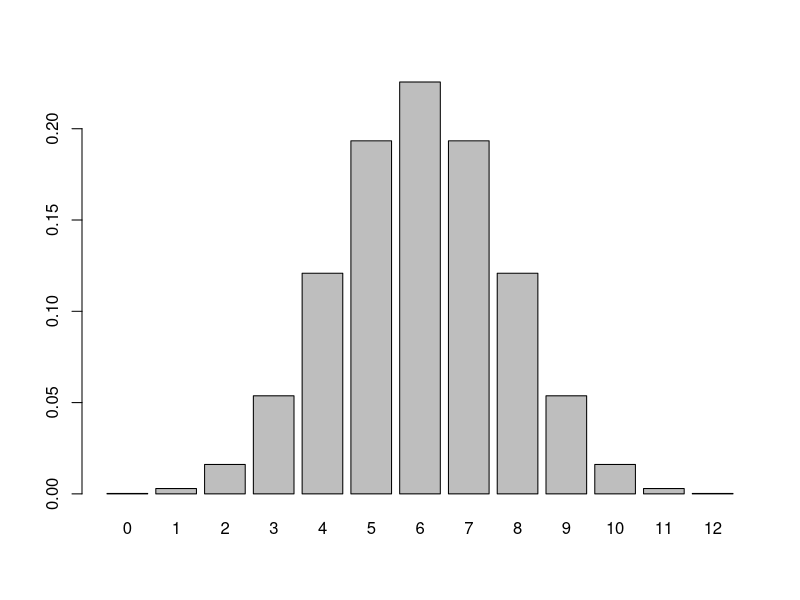

Write R code to recreate this figure.
library(MASS)
#Punktschätzung für Mittelwert der Körpergrösse, mit 95% Konfidenzniveau
mean(survey$Height, na.rm = T)
survey.height = na.omit(survey$Height)
n = length(survey.height)
sd = 9.48
se = sd / sqrt(n)
me = qnorm(.975) * se
mean(survey.height) + c(-me, me)

library(TeachingDemos)
z.test(survey.height, sd = 9.48)
#std.dev. of the sample mean ist hier der Standardfehler (se)

#mit anderem Konfidenzintervall
z.test(survey.height, sd = 9.48, conf.level = .99)

#nun mit realitätsnäherem Fall: Standardabweichung nicht bekannt
sd = sd(survey.height)
se = sd / sqrt(n)
me = qt(.975, df = n - 1) * se
mean(survey.height) + c(-me, me)
t.test(survey.height)

#Stichprobengrösse herausfinden:
(qnorm(.975)*sd/1.2)^2
(qnorm(.975)*sd/1.0)^2
(qnorm(.975)*sd/0.8)^2

#Übung 54 aus dem Buch:
#siehe OneNote. Hilfsweise könnte man auch mit prop.test arbeiten, aber eigentlich müsste man die Zahl der
#"weissen" genau wissen
prop.test(67,100)
p = .666
se = sqrt(p*(1-p))/sqrt(800)
me = qnorm(.975)*se
p + c(-me,me)

#Übung 67
n=116
xq = 25.452
se = sqrt(0.85)/sqrt(n)
me = qt(.975, df=n-1)*se
xq + c(-me,me)


#Testen von Hypothesen
#Cola-Hypothese (siehe OneNote)
barplot(dbinom(0:12, size = 12, prob = .5),names.arg =  0:12)
qbinom(.95,12,.5) 
#--> bei zufälligem Unterscheiden würden in 95% der Fälle max. 9 richtig identifizieren (kritische Grenze)
pbinom(9,12,.5,lower.tail = F) #Wahrscheinlichkeit für zufälliges Erreichen des Ergebnisses 9

#Apfelernte-Problem
qnorm(.95,.12, sd=sqrt(0.12*(1-0.12)/214))
30/214
#oder via z-wert: muss in Standardnormalverteilung umgerechnet werden
z = (.15-.12)/sqrt(.12*(1-.12)/214)
z.alpha = (30/214-.12)/sqrt(.12*(1-.12)/214)
#p-wert: mit prop.test. parameter "alternative" bezieht sich auf das Gleichheitszeichen vor Alternativhypothese
prop.test(30,214,p = .12, alternative = "greater", correct = F)
